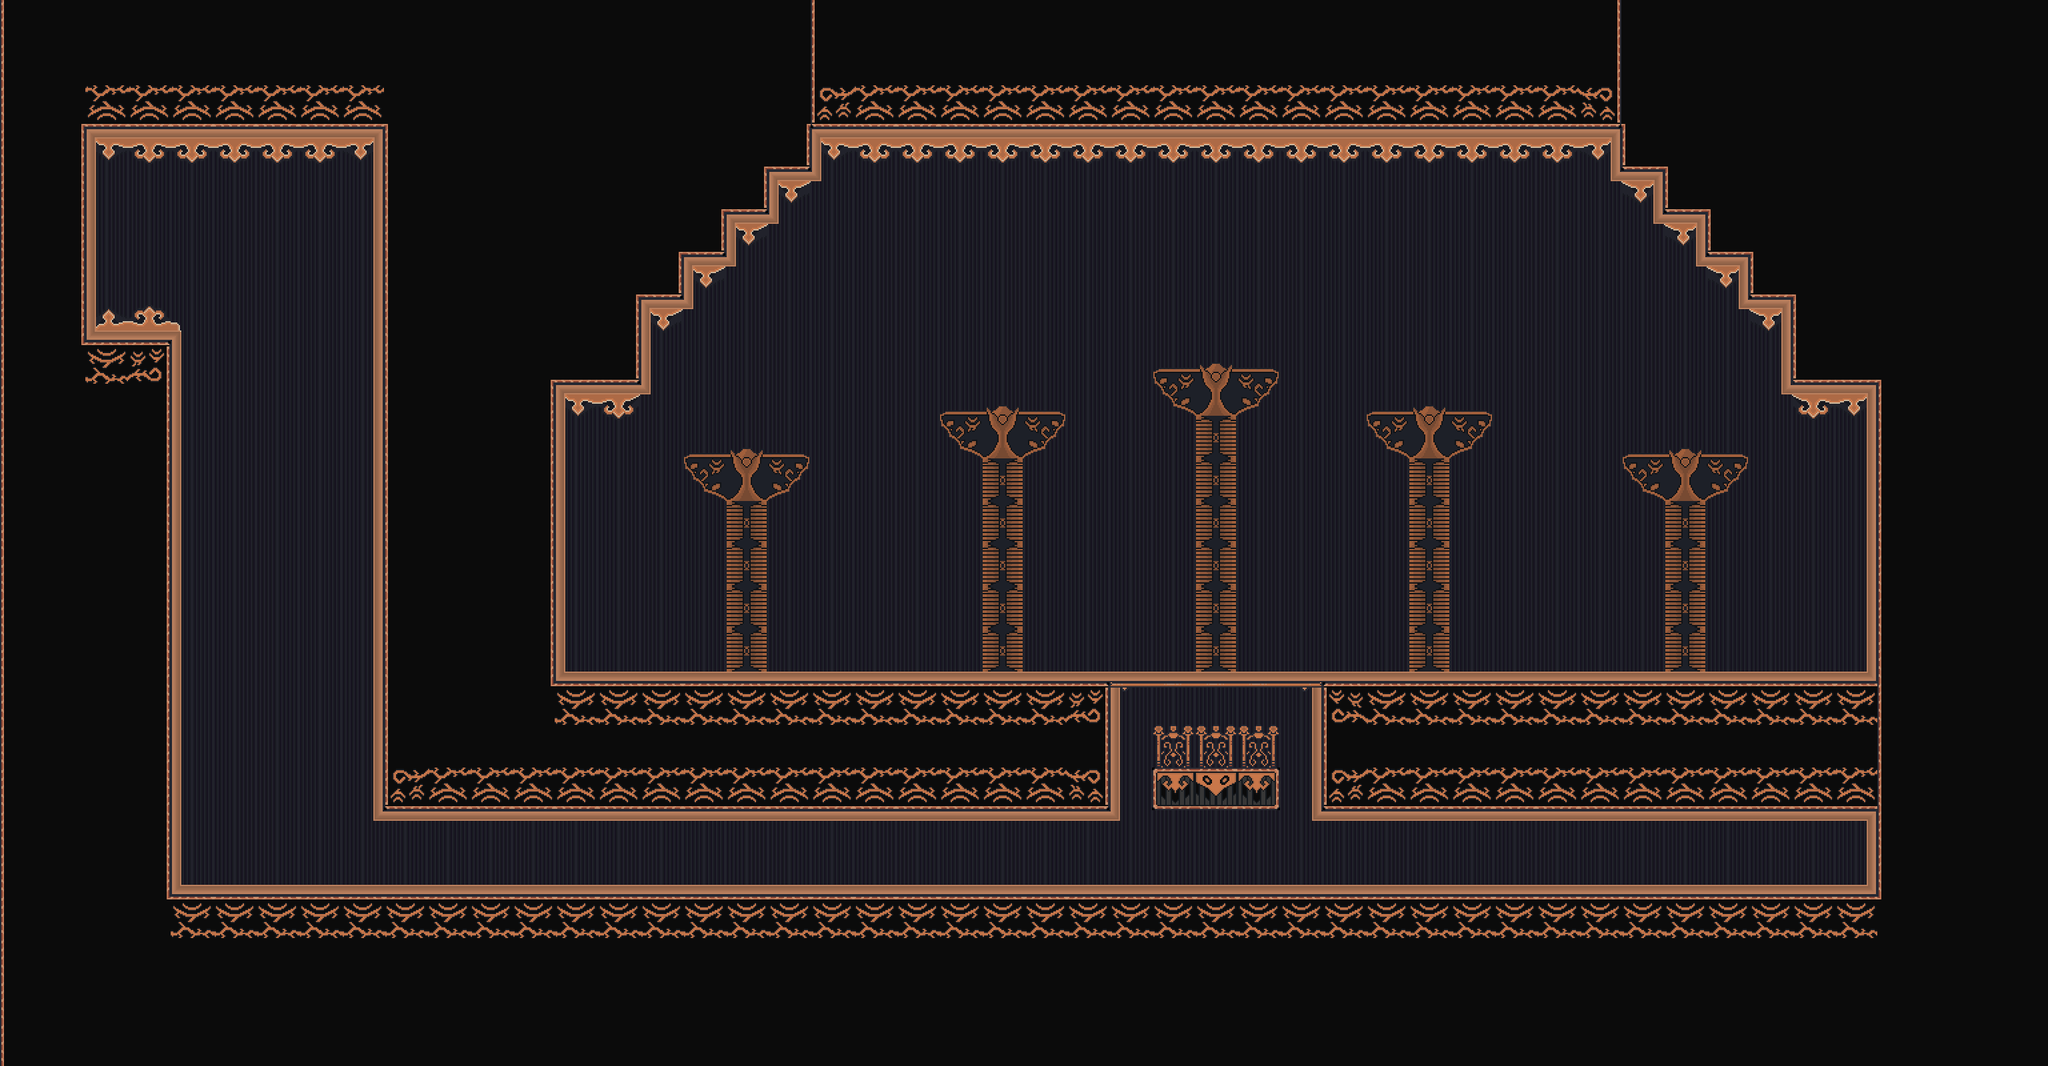

Below is a game level as drawn by its tile map, then a one-line description and the .tmx that defines it (tile-layer data replaced by summaries):
An orthogonal 48x25 tile map with 64x64 px tiles, 5 tile layers (BG, BG details, FG, Platforms, ...), 4 tilesets and 11 objects (5x player, 3x butterfly, lace, Data, bench).

<map version="1.10" tiledversion="1.11.0" orientation="orthogonal" renderorder="right-down" width="48" height="25" tilewidth="64" tileheight="64" infinite="0" nextlayerid="9" nextobjectid="17">
 <tileset firstgid="1" source="../tilesets/lace_tiles.tsx" />
 <tileset firstgid="31" source="../tilesets/platforms.tsx" />
 <tileset firstgid="55" source="../tilesets/objects.tsx" />
 <tileset firstgid="94" source="../tilesets/lace_tileset_bg.tsx" />
 <objectgroup id="5" name="Enemies">
  <object id="3" name="lace" x="1651.17" y="918.5" width="58" height="64" />
  <object id="4" name="butterfly" x="1360.17" y="880.5" width="58" height="64" />
  <object id="5" name="butterfly" x="1660.67" y="880.33" width="58" height="64" />
  <object id="6" name="butterfly" x="1510" y="830.67" width="58" height="64" />
 </objectgroup>
 <objectgroup id="2" name="Data">
  <object id="1" name="Data" x="7.39394" y="4.36364" width="64" height="64" visible="0">
   <properties>
    <property name="bg_color" value="#181818" />
    <property name="next_room_down" value="8" />
    <property name="next_room_left" value="8" />
    <property name="next_room_right" value="8" />
    <property name="next_room_up" value="8" />
    <property name="top_limit" type="int" value="0" />
   </properties>
  </object>
 </objectgroup>
 <layer id="6" name="BG" width="48" height="25">
  <data>[1200 cells, 553 non-empty, 23 distinct tile ids]</data>
 </layer>
 <layer id="7" name="BG details" width="48" height="25" offsetx="0" offsety="-16">
  <data>[1200 cells, 54 non-empty, 7 distinct tile ids]</data>
 </layer>
 <layer id="8" name="FG" width="48" height="25">
  <data>[1200 cells, 3 non-empty, 1 distinct tile ids]</data>
 </layer>
 <layer id="4" name="Platforms" width="48" height="25">
  <properties>
   <property name="unskippable" type="bool" value="true" />
  </properties>
  <data>[1200 cells, 5 non-empty, 3 distinct tile ids]</data>
 </layer>
 <layer id="1" name="Terrain" width="48" height="25">
  <data>[1200 cells, 659 non-empty, 19 distinct tile ids]</data>
 </layer>
 <objectgroup id="3" name="Objects">
  <object id="8" name="player" gid="85" x="2668.67" y="1358.33" width="96" height="96">
   <properties>
    <property name="spawn" value="left" />
   </properties>
  </object>
  <object id="9" name="player" gid="85" x="2668.67" y="1358.33" width="96" height="96">
   <properties>
    <property name="spawn" value="right" />
   </properties>
  </object>
  <object id="10" name="player" gid="85" x="2668.67" y="1358.33" width="96" height="96">
   <properties>
    <property name="spawn" value="up" />
   </properties>
  </object>
  <object id="11" name="player" gid="85" x="2668.67" y="1358.33" width="96" height="96">
   <properties>
    <property name="spawn" value="down" />
   </properties>
  </object>
  <object id="15" name="bench" gid="91" x="2675.04" y="1331.57" width="70" height="38" />
  <object id="16" name="player" gid="85" x="2669.21" y="1358.65" width="96" height="96">
   <properties>
    <property name="spawn" value="bench" />
   </properties>
  </object>
 </objectgroup>
</map>
